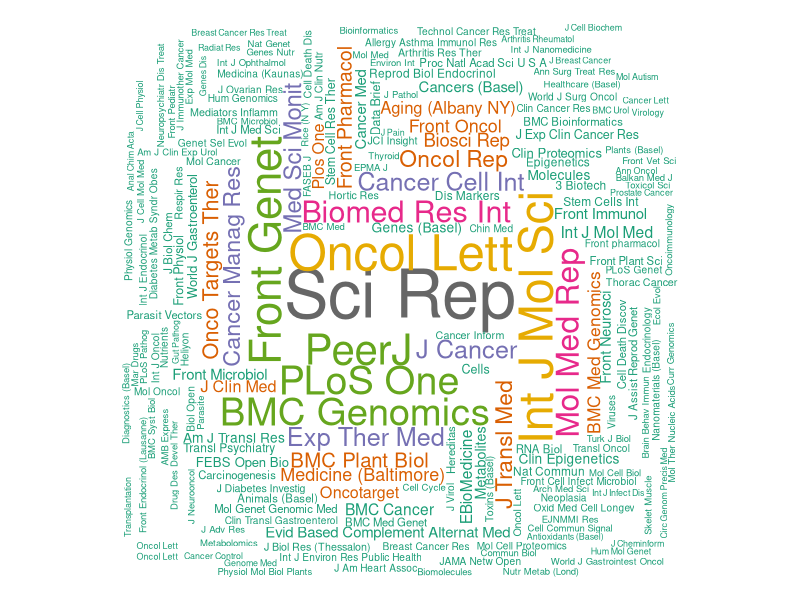
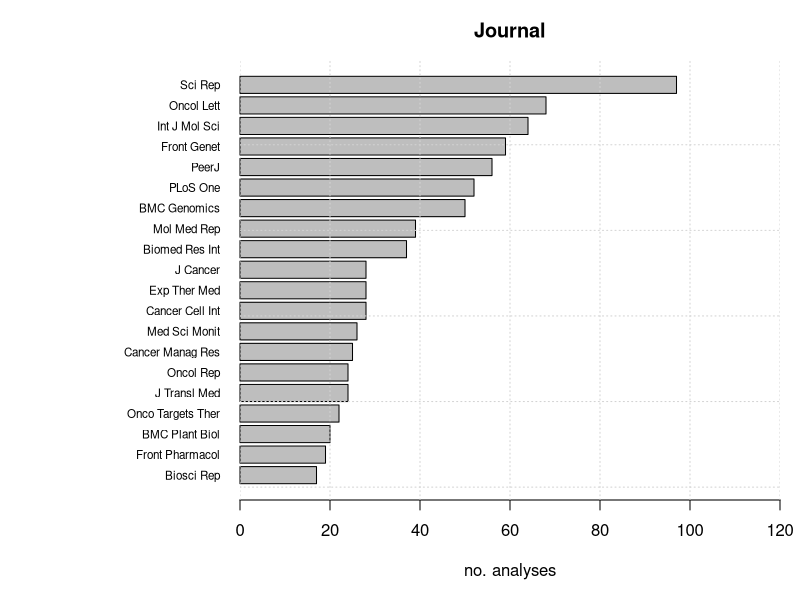
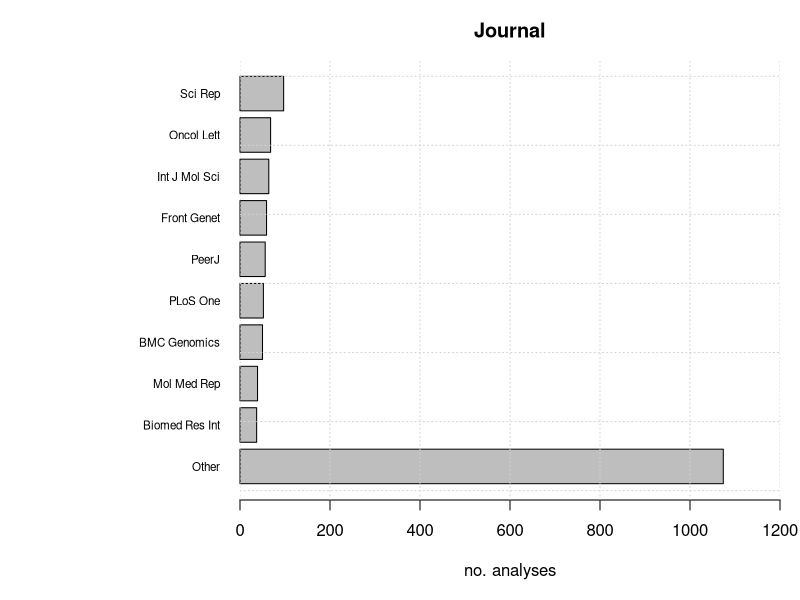
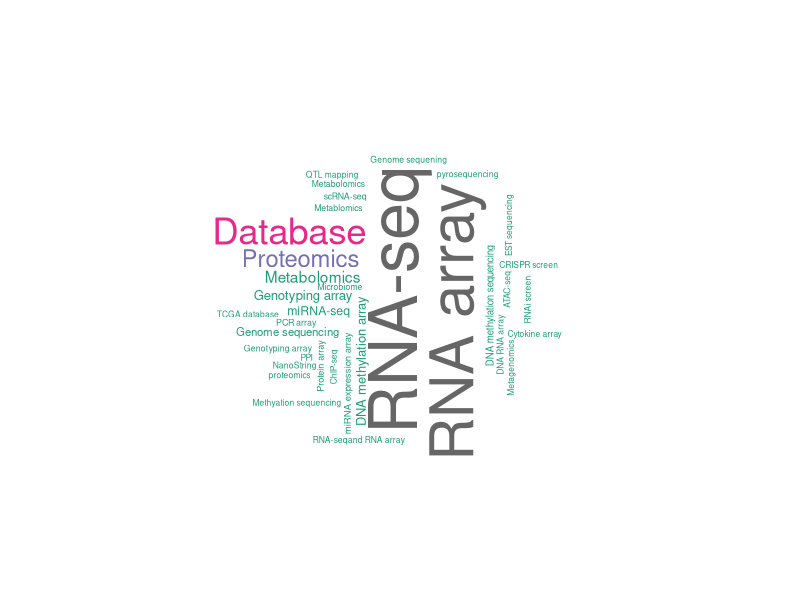
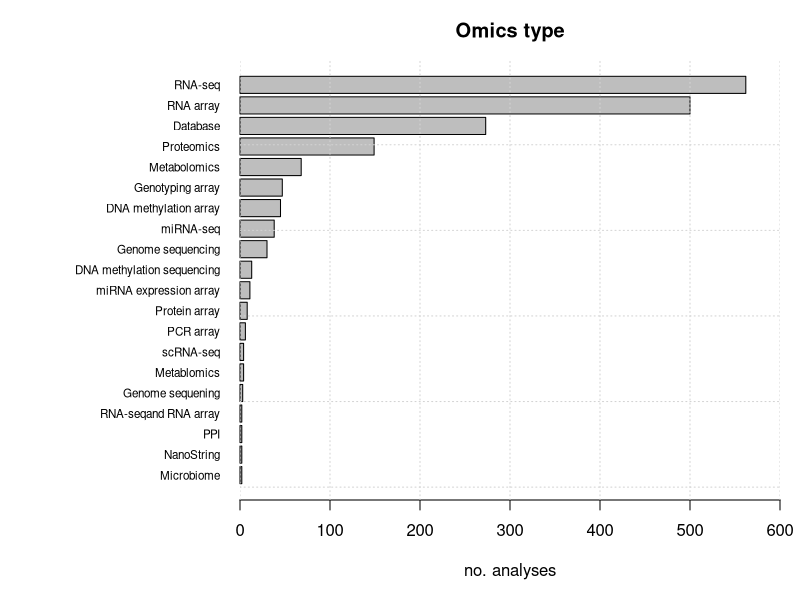
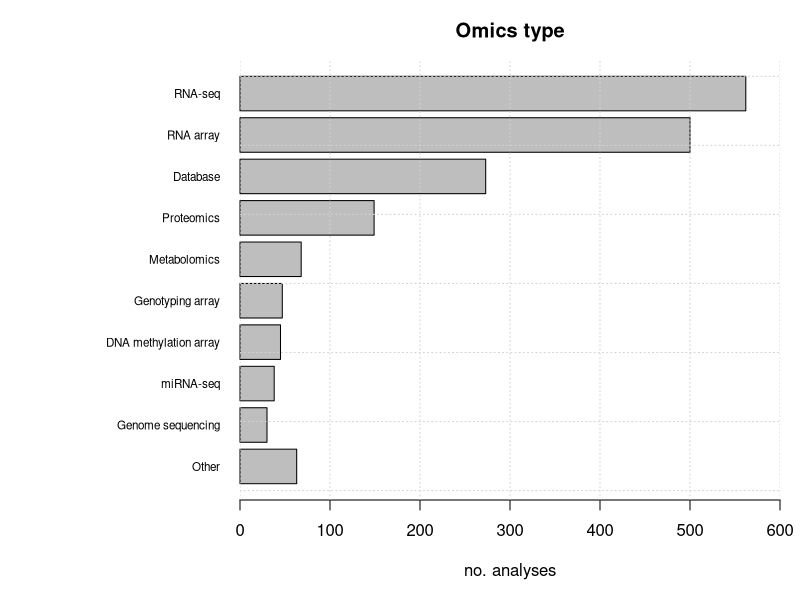
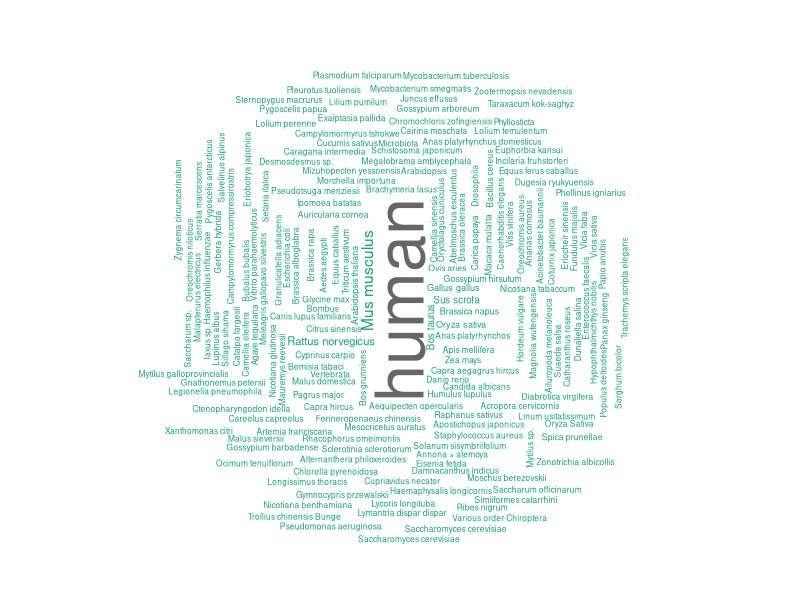
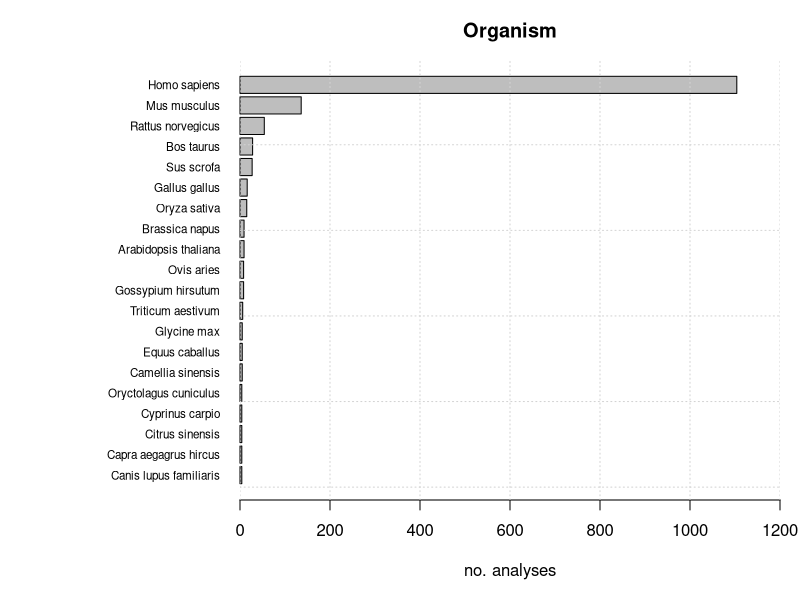

Write the R code that produced these figures, in order.
## ---- chunk 1

knitr::opts_chunk$set(fig.width=7, fig.height=5) 

library("wordcloud")
library("RColorBrewer")
library("wordcloud")

## ---- chunk 2

x <- read.table("PMC_2019-analysis.tsv",header=TRUE,fill=TRUE,sep="\t")
head(x)
colnames(x)
dim(x)

exclude <- subset(x,x$GS.version=="EXCLUDE")
nrow(exclude)
length(unique(exclude$Pubmed.Central.ID))

x <- subset(x,x$GS.version!="EXCLUDE")
nrow(x)
length(unique(x$Pubmed.Central.ID))

## ---- chunk 3

journal <- x$Journal
journal_split <- strsplit(journal,", ")
journal <- unlist(journal_split)
res <- table(journal)
res <- res[order(res)]
res

par(mar=c(1,1,1,1))
#names(res) <- gsub("Gene expression array","RNA array",names(res))
wordcloud(words = names(res), freq = res, min.freq = 1, 
    max.words=200, random.order=FALSE, rot.per=0.35, 
    colors=brewer.pal(8, "Dark2"))

par(mar=c(5,12,3,1))
barplot(tail(res,20),horiz=TRUE,las=1,cex.names = 0.7, xlab="no. analyses",
        main = "Journal", xlim=c(0,120))
grid()

other <- sum(res[1:(nrow(res)-10)])
res2 <- c(other,tail(res,9))
names(res2)[1] <- "Other"
par(mar=c(5,12,3,1))
barplot(res2,horiz=TRUE,las=1,cex.names = 0.7, xlab="no. analyses",
        main = "Journal", xlim=c(0,1200))
grid()

## ---- chunk 4

omics <- x$Omics.type
omics_split <- strsplit(omics,", ")
omics <- unlist(omics_split)
res <- table(omics)
res <- res[order(res)]
res

par(mar=c(1,1,1,1))
names(res) <- gsub("Gene expression array","RNA array",names(res))
wordcloud(words = names(res), freq = res, min.freq = 1, 
    max.words=200, random.order=FALSE, rot.per=0.35, 
    colors=brewer.pal(8, "Dark2"))

par(mar=c(5,12,3,1))
barplot(tail(res,20),horiz=TRUE,las=1,cex.names = 0.7, xlab="no. analyses",
        main = "Omics type", xlim=c(0,600))
grid()

other <- sum(res[1:(nrow(res)-10)])
res2 <- c(other,tail(res,9))
names(res2)[1] <- "Other"
par(mar=c(5,12,3,1))
barplot(res2,horiz=TRUE,las=1,cex.names = 0.7, xlab="no. analyses",
        main = "Omics type", xlim=c(0,600))
grid()

## ---- chunk 5

org <- x$Organism
org_split <- strsplit(org,", ")
org <- unlist(org_split)
res <- table(org)
res <- res[order(res)]
res

par(mar=c(1,1,1,1))
names(res) <- gsub("Homo sapiens","human",names(res))
wordcloud(words = names(res), freq = res, min.freq = 1, 
    max.words=200, random.order=FALSE, rot.per=0.35, 
    colors=brewer.pal(8, "Dark2"), scale=c(4,.5))


par(mar=c(5,12,3,1))
names(res) <- gsub("human","Homo sapiens",names(res))
barplot(tail(res,20),horiz=TRUE,las=1,cex.names = 0.7, xlab="no. analyses",
        main = "Organism", xlim=c(0,1200))
grid()

other <- sum(res[1:(nrow(res)-10)])
res2 <- c(other,tail(res,9))
names(res2)[1] <- "Other"
par(mar=c(5,12,3,1))
barplot(res2,horiz=TRUE,las=1,cex.names = 0.7, xlab="no. analyses",
        main = "Organism", xlim=c(0,1200))
grid()

## ---- chunk 6

GSL <-x$Gene.set.library
GSL_split <- strsplit(GSL,", ")
GSL <- unlist(GSL_split)
res <- table(GSL)
res <- res[order(res)]
which(names(res)=="Not stated")/sum(res)*100
res

par(mar=c(1,1,1,1))
names(res) <- gsub("Homo sapiens","human",names(res))
wordcloud(words = names(res), freq = res, min.freq = 1, 
    max.words=200, random.order=FALSE, rot.per=0.35, 
    colors=brewer.pal(8, "Dark2"))

par(mar=c(5,12,3,1))
barplot(tail(res,20),horiz=TRUE,las=1,cex.names = 0.7, xlab="no. analyses",
        main = "Gene set library", xlim=c(0,1000))
grid()

other <- sum(res[1:(nrow(res)-10)])
res2 <- c(other,tail(res,9))
names(res2)[1] <- "Other"
par(mar=c(5,12,3,1))
barplot(res2,horiz=TRUE,las=1,cex.names = 0.7, xlab="no. analyses",
        main = "Gene set library", xlim=c(0,1200))
grid()

## ---- chunk 7

GSV <-x$GS.version
res <- table(GSV)
res
res[1]/sum(res)*100

par(mar=c(5,12,3,1))
barplot(tail(res,20),horiz=TRUE,las=1,cex.names = 1, xlab="no. analyses",
        main = "Gene set version defined", xlim=c(0,1600))
grid()

## ---- chunk 8

test <-x$Statistical.test.used
test <- strsplit(test,", ")
test <- unlist(test)
res <- table(test)
res <- res[order(res)]
res[which(names(res)=="Not stated")] / sum(res) * 100
res

par(mar=c(1,1,1,1))
wordcloud(words = names(res), freq = res, min.freq = 1, 
    max.words=200, random.order=FALSE, rot.per=0.35, 
    colors=brewer.pal(8, "Dark2"))

par(mar=c(5,12,3,1))
barplot(tail(res,20),horiz=TRUE,las=1,cex.names = 0.7, xlab="no. analyses",
        main = "Test used", xlim=c(0,1200))
grid()

other <- sum(res[1:(nrow(res)-10)])
res2 <- c(other,tail(res,9))
names(res2)[1] <- "Other"
par(mar=c(5,12,3,1))
barplot(res2,horiz=TRUE,las=1,cex.names = 0.7, xlab="no. analyses",
        main = "Test used", xlim=c(0,1200))
grid()

## ---- chunk 9

fdr <-x$FDR.Correction
fdr <- strsplit(fdr,", ")
fdr <- unlist(fdr)
res <- table(fdr)
res <- res[order(res)]
sum(res[which(names(res)!="Yes")])/sum(res)*100
res

par(mar=c(1,1,1,1))
wordcloud(words = names(res), freq = res, min.freq = 1, 
    max.words=200, random.order=FALSE, rot.per=0.35, 
    colors=brewer.pal(8, "Dark2"))

par(mar=c(5,12,3,1))
barplot(tail(res,20),horiz=TRUE,las=1,cex.names = 0.7, xlab="no. analyses",
        main = "FDR", xlim=c(0,800))
grid()

## ---- chunk 10

App <-x$App.used
App_split <- strsplit(App,", ")
App <- unlist(App_split)
res <- table(App)
res <- res[order(res)]
res[which(names(res)=="Not stated")]/sum(res)*100
res

par(mar=c(1,1,1,1))
wordcloud(words = names(res), freq = res, min.freq = 1, 
    max.words=200, random.order=FALSE, rot.per=0.35, 
    colors=brewer.pal(8, "Dark2"))

par(mar=c(5,12,3,1))
barplot(tail(res,20),horiz=TRUE,las=1,cex.names = 0.7, xlab="no. analyses",
        main = "App used", xlim=c(0,400))
grid()

other <- sum(res[1:(nrow(res)-10)])
res2 <- c(other,tail(res,9))
names(res2)[1] <- "Other"
par(mar=c(5,12,3,1))
barplot(res2,horiz=TRUE,las=1,cex.names = 0.7, xlab="no. analyses",
        main = "App used", xlim=c(0,1200))
grid()

## ---- chunk 11

APV <-x$App.Version
res <- table(APV)
res
res[1]/sum(res)*100

par(mar=c(5,12,3,1))
barplot(tail(res,20),horiz=TRUE,las=1,cex.names = 1, xlab="no. analyses",
        main = "App version defined", xlim=c(0,1600))
grid()

## ---- chunk 12

code <-x$Code.availability
res <- table(code)
res
res[1]/sum(res)*100

par(mar=c(5,12,3,1))
barplot(tail(res,20),horiz=TRUE,las=1,cex.names = 1, xlab="no. analyses",
        main = "Code availability", xlim=c(0,300))
grid()

## ---- chunk 13

BG <-x$Background.gene.set
res <- table(BG)
res
sum(res[which(names(res)!="Yes")])/sum(res)*100

par(mar=c(5,12,3,1))
barplot(tail(res,20),horiz=TRUE,las=1,cex.names = 1, xlab="no. analyses",
        main = "Background list defined", xlim=c(0,1200))
grid()

## ---- chunk 14

GL <-x$Gene.lists.provided
res <- table(GL)
res
sum(res[which(names(res)!="Yes")])/sum(res)*100

par(mar=c(5,12,3,1))
barplot(tail(res,20),horiz=TRUE,las=1,cex.names = 1, xlab="no. analyses",
        main = "Gene lists provided", xlim=c(0,1200))
grid()
colnames(x)

## ---- chunk 15

ok <- nrow(subset(x,Assumptions.violated=="No"))
ok
bad <- nrow(subset(x,Assumptions.violated!="No"))
bad
ok/sum(bad,ok)*100

ass <-x$Assumptions.violated
ass <- strsplit(ass,", ")
ass <- unlist(ass)
res <- table(ass)
res <- res[order(res)]
res

par(mar=c(1,1,1,1))
wordcloud(words = names(res), freq = res, min.freq = 1, 
    max.words=200, random.order=FALSE, rot.per=0.35, 
    colors=brewer.pal(8, "Dark2"))

par(mar=c(5,12,3,1))
barplot(tail(res,20),horiz=TRUE,las=1,cex.names = 1, xlab="no. analyses",
        main = "Assumptions violated", xlim=c(0,1400))
grid()

## ---- chunk 16

sessionInfo()
